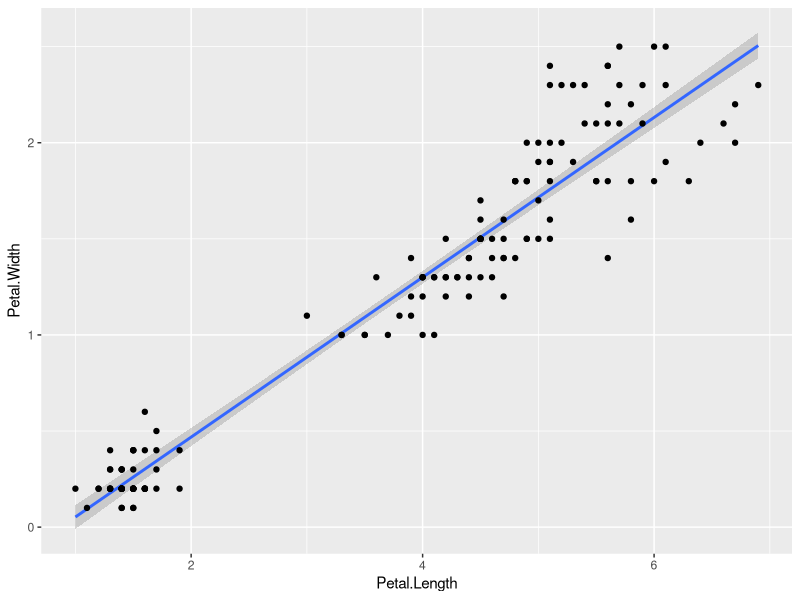
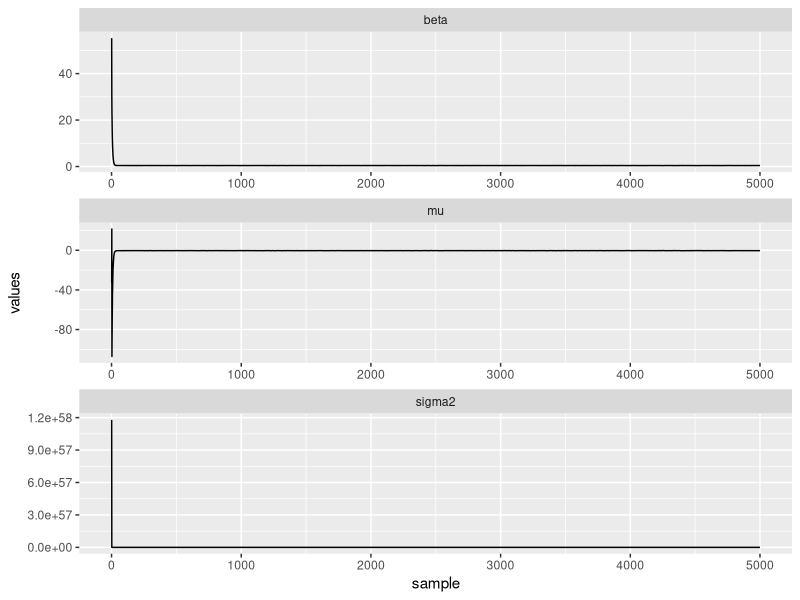
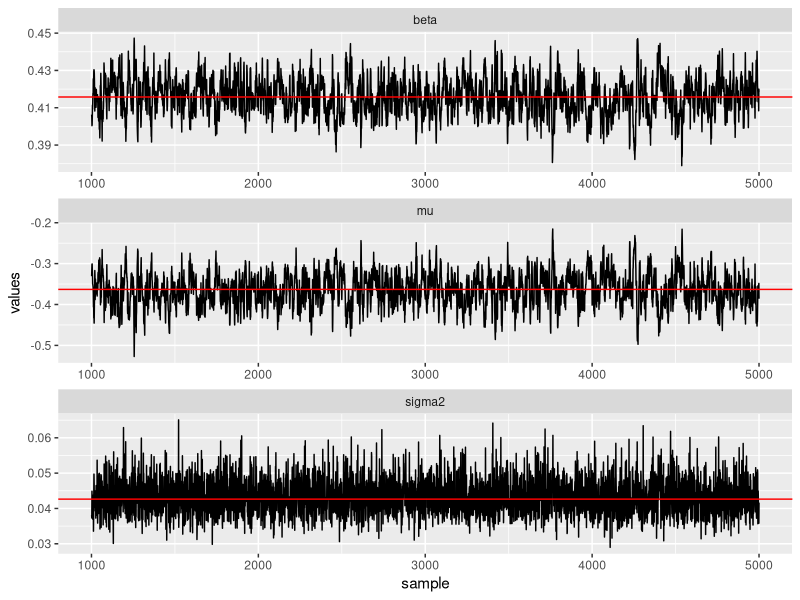
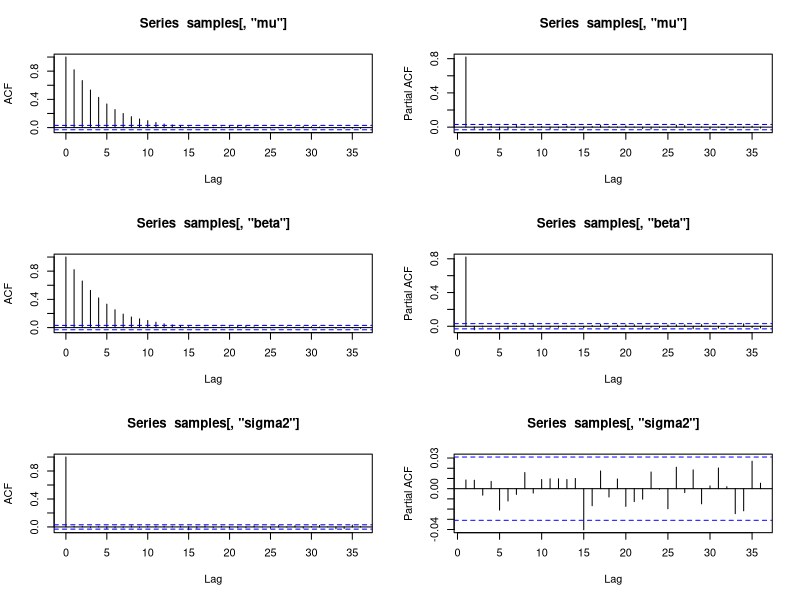

Write R code to recreate these figures, in order. (Note: this script raises an error after producing the figures.)
## ---- chunk 1
library(knitr)
options(replace.assign=TRUE,width=60)
options(digits=4)
opts_chunk$set(tidy=FALSE, fig.align='center', fig.width = 16, fig.height = 9, 
               results="hold", fig.show = 'hold', par = TRUE)
## ---- chunk 2
data(iris)
library(ggplot2)
ggplot(iris, aes(x=Petal.Length, y=Petal.Width)) + stat_smooth(method="lm") +
  geom_point()
## ---- chunk 3
y <- iris$Petal.Width
x <- iris$Petal.Length
## these are the prior choices. 
## We will talk later about how to choose prior distributions and values later
mu_mu <- 0
sigma2_mu <- 10000
mu_beta <- 0
sigma2_beta <- 10000
alpha_0 <- 0.01
beta_0 <- 0.01
## ---- chunk 4
K <- 5000
mu <- rep(0, K)
beta <- rep(0, K)
sigma2 <- rep(0, K)
## ---- chunk 5
set.seed(101)
## initialize 
mu[1] <- rnorm(1, mu_mu, sqrt(sigma2_mu))
beta[1] <- rnorm(1, mu_beta, sqrt(sigma2_beta))
## note that sampling from an inverse gamma is the same as 
## the inverse of a random gamma variable
sigma2[1] <- 1 / rgamma(1, alpha_0, beta_0)

## calculate the sample size
N <- length(y)

for (k in 2:K) {
  
  ## sample mu
  a_mu <- N / sigma2[k-1] + 1 / sigma2_mu
  b_mu <- sum(y - x * beta[k-1]) / sigma2[k-1] + mu_mu / sigma2_mu
  mu[k] <- rnorm(1, b_mu / a_mu, sqrt(1 / a_mu))
  
  ## sample beta
  a_beta <- sum(x^2) / sigma2[k-1] + 1 / sigma2_beta
  b_beta <- sum(x*(y - mu[k])) / sigma2[k-1] + mu_beta / sigma2_beta
  beta[k] <- rnorm(1, b_beta / a_beta, sqrt(1 / a_beta))
  
  ## sample sigma2
  sigma2[k] <- 1 / rgamma(1, alpha_0 + N/2, 
                          beta_0 + 1/2 * sum((y - (mu[k] + x * beta[k]))^2))
}
## ---- chunk 6
samples <- c(mu, beta, sigma2)
library(ggplot2)
df <- data.frame(
  sample = 1:K,
  params = factor(c(rep("mu", K), rep("beta", K), rep("sigma2", K))),
  values = samples)

ggplot(df, aes(x=sample, y=values, group=params)) + geom_line() + 
  facet_wrap(~params, scales="free", ncol=1)
## ---- chunk 7
burnin <- 1000
## subset the samples to only post-burnin
samples <- cbind(mu[-c(1:burnin)], beta[-c(1:burnin)], sigma2[-c(1:burnin)])
colnames(samples) <- c("mu", "beta", "sigma2")

df <- data.frame(
  sample = (burnin+1):K,
  params = factor(c(rep("mu", K-burnin), rep("beta", K-burnin),
                    rep("sigma2", K-burnin))),
  values = c(samples))

## fit the linear model using the MLE
fit <- lm(y~x)
df_lm <- data.frame(
  params = factor(c("mu", "beta", "sigma2")),
  values = c(fit$coefficients[1], fit$coefficients[2], summary(fit)$sigma^2),
  row.names = NULL)

ggplot(df, aes(x=sample, y=values, group=params)) + geom_line() + 
  facet_wrap(~params, scales="free", ncol=1) + 
  geom_hline(data=df_lm, aes(yintercept=values, group=params), col="red")
## ---- chunk 8
layout(matrix(1:6, 3, 2, byrow=TRUE))
acf(samples[,"mu"])
pacf(samples[, "mu"])
acf(samples[,"beta"])
pacf(samples[, "beta"])
acf(samples[,"sigma2"])
pacf(samples[, "sigma2"])
## ---- chunk 9
library(coda)
effectiveSize(samples)
## ---- chunk 10
colMeans(samples)
apply(samples, 2, sd)
apply(samples, 2, quantile, prob=c(0.025, 0.975))
## ---- chunk 11
summary(fit)
## ---- chunk 12
apply(samples, 2, quantile, prob= c(0.025, 0.975))
## ---- chunk 13
confint(fit)
## ---- chunk 14
n_pred <- 1000
x_pred <- seq(min(iris$Petal.Length), max(iris$Petal.Length), length.out = n_pred)
y_hat <- t(sapply(1:n_pred, function(i) { samples[, "mu"] + x_pred[i] * samples[, "beta"] }))

df_mcmc <- data.frame(
  x         = x_pred,
  y_hat     = c(y_hat),
  iteration = rep(1:ncol(y_hat), each = nrow(y_hat))
)

if (!file.exists(here::here("images", "posterior-linear-regression.png"))) {

    png(file = here::here("images", "posterior-linear-regression.png"), 
        width = 16, height = 9, units = "in", res = 400)
    print(
        ggplot(data = iris, aes(x = Petal.Length, y = Petal.Width)) + 
            geom_point() +
            geom_line(data = df_mcmc,
                      aes(x = x, y = y_hat, group = iteration), 
                      col = "red", alpha = 0.05) + 
            ggtitle("Posterior Distribution of mean response")
    )
    dev.off()
} 
## ---- chunk 15
knitr::include_graphics(here::here("images", "posterior-linear-regression.png"))
## ---- chunk 16
n_pred <- 1000
x_pred <- seq(min(iris$Petal.Length), max(iris$Petal.Length), length.out = n_pred)
y_tilde <- t(samples[, "mu"] + sapply(1:n_pred, function(i) { x_pred[i] * samples[, "beta"] + rnorm(length(samples[, "sigma2"]), 0, sqrt(samples[, "sigma2"]))}))

df_mcmc <- data.frame(
  x        = x_pred,
  y_tilde  = apply(y_tilde, 1, mean),
  lower_95 = apply(y_tilde, 1, quantile, prob = 0.025),
  upper_95 = apply(y_tilde, 1, quantile, prob = 0.975)
)
ggplot(data = iris, aes(x = Petal.Length, y = Petal.Width)) + 
    geom_point() +
    geom_line(data = df_mcmc, aes(x = x, y = y_tilde), col = "red") + 
    geom_ribbon(data = df_mcmc, aes(x = x, ymin = lower_95, ymax = upper_95),
                fill = "orange", alpha = 0.25, inherit.aes = FALSE) +
    ggtitle("Posterior predictive distribution")
